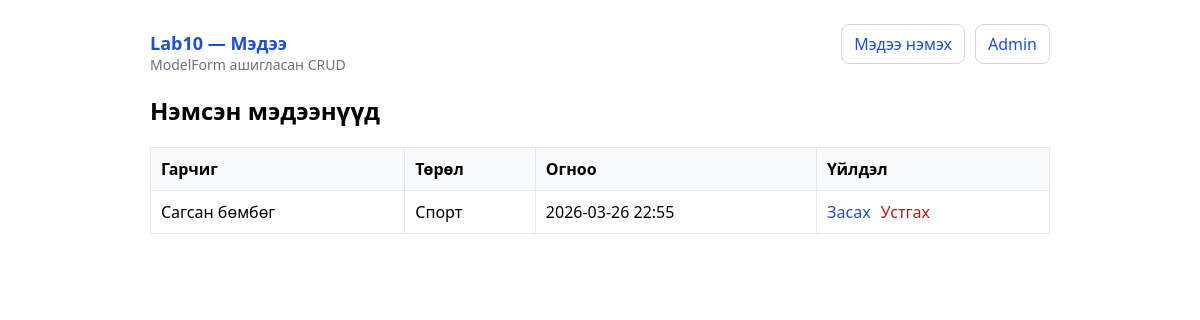
Before: / with the older database file.
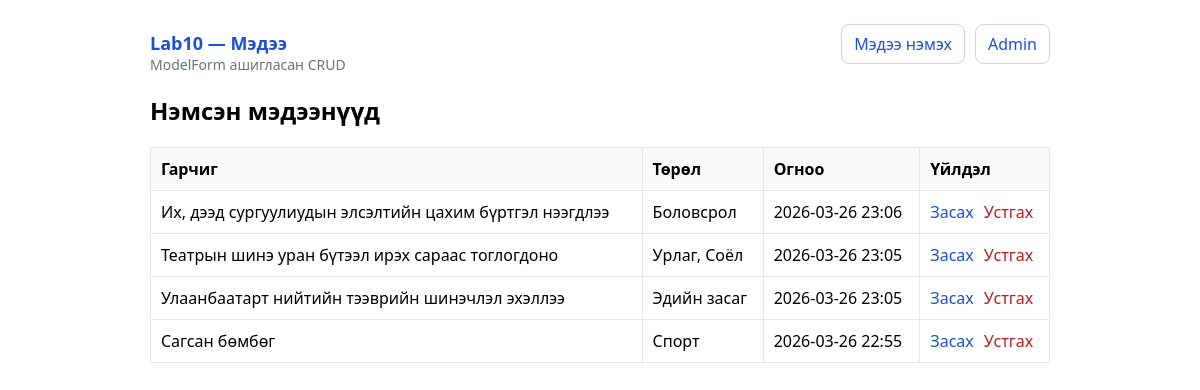
After: the same page with the newer database file.
### news_app/models.py (models this page shows, shortened)
class News(models.Model):
    title = models.CharField(max_length=256)
    content = models.TextField()
    created_at = models.DateTimeField(auto_now_add=True)
    category = models.ForeignKey(Category, on_delete=models.PROTECT, related_name='news')
    class Meta:
        ordering = ['-created_at', '-id']

class Category(models.Model):
    name = models.CharField(max_length=256, unique=True)
    class Meta:
        verbose_name_plural = 'Categories'
        ordering = ['name']
    def __str__(self) -> str:
        return self.name

### news_app/views.py (the view)
# urls.py: path('', views.news_list, name='news_list'),
def news_list(request):
    news_items = News.objects.select_related('category').all()
    return render(request, 'news_app/news_list.html', {'news_items': news_items})

### templates/news_app/news_list.html (shortened to what this page needs)
{% extends "news_app/base.html" %}
{% load tz %}
{% block content %}
  <h2>Нэмсэн мэдээнүүд</h2>
  {% if news_items %}
    <table>
      <thead>
        <tr>
          <th>Гарчиг</th>
          <th>Төрөл</th>
          <th>Огноо</th>
          <th>Үйлдэл</th>
        </tr>
      </thead>
      <tbody>
        {% for n in news_items %}
          <tr>
            <td>{{ n.title }}</td>
            <td>{{ n.category }}</td>
            <td>{{ n.created_at|localtime|date:"Y-m-d H:i" }}</td>
            <td>
              <div class="actions">
                <a href="{% url 'news_update' n.pk %}">Засах</a>
                <a class="btn-danger" href="{% url 'news_delete' n.pk %}">Устгах</a>
              </div>
            </td>
          </tr>
        {% endfor %}
      </tbody>
    </table>
  {% else %}
    <div class="card">
      <div>Одоогоор мэдээ алга.</div>
      <div class="muted">Эндээс эхэлж болно: <a href="{% url 'news_create' %}">мэдээ нэмэх</a></div>
    </div>
  {% endif %}
{% endblock %}

### templates/news_app/base.html (shortened to what this page needs)
<!doctype html>
<html lang="mn">
  <head>
  </head>
  <body>
    <header>
      <div>
        <div style="font-weight:700; font-size: 18px;"><a href="{% url 'news_list' %}">Lab10 — Мэдээ</a></div>
        <div class="muted">ModelForm ашигласан CRUD</div>
      </div>
      <nav class="actions">
        <a class="btn" href="{% url 'news_create' %}">Мэдээ нэмэх</a>
        <a class="btn" href="/admin/">Admin</a>
      </nav>
    </header>
    {% block content %}{% endblock %}
  </body>
</html>

### templates/news_app/base.html (style rules this page uses)
body { font-family: system-ui, -apple-system, Segoe UI, Roboto, Arial, sans-serif; max-width: 900px; margin: 24px auto; padding: 0 16px; }
header { display: flex; align-items: baseline; justify-content: space-between; gap: 12px; margin-bottom: 16px; }
a { color: #1d4ed8; text-decoration: none; }
table { width: 100%; border-collapse: collapse; }
th, td { border: 1px solid #e5e7eb; padding: 10px; text-align: left; }
th { background: #f9fafb; }
.actions { display: flex; gap: 10px; }
.muted { color: #6b7280; font-size: 14px; }
.btn { display: inline-block; padding: 8px 12px; border: 1px solid #d1d5db; border-radius: 8px; background: #fff; }
.btn-danger { border-color: #ef4444; color: #b91c1c; }

Changed rows visible on the page:
added News: title "Их, дээд сургуулиудын элсэлтийн цахим бүртгэл нээгдлээ", category "Боловсрол", created_at "2026-03-26 23:06"
added News: title "Театрын шинэ уран бүтээл ирэх сараас тоглогдоно", category "Урлаг, Соёл", created_at "2026-03-26 23:05"
added News: title "Улаанбаатарт нийтийн тээврийн шинэчлэл эхэллээ", category "Эдийн засаг", created_at "2026-03-26 23:05"
